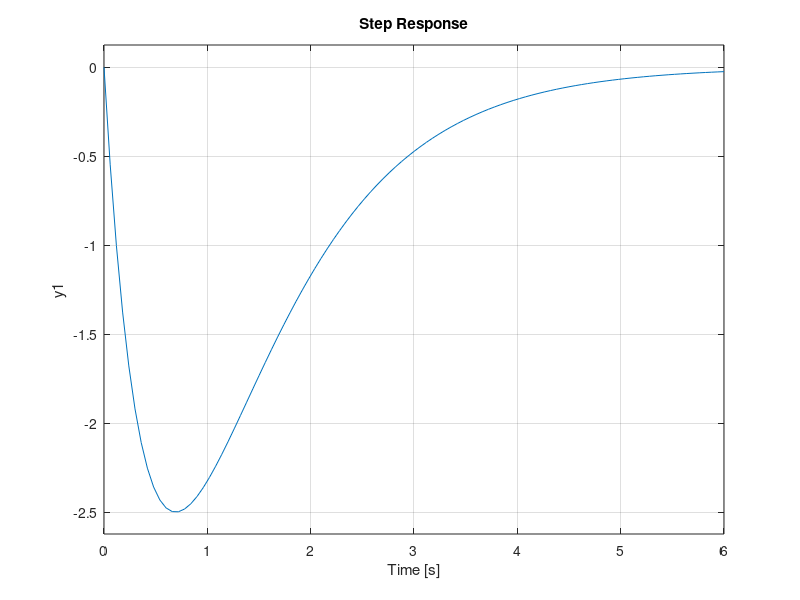

The MATLAB script that drew this image:
%%

% Author: lucas.gomes and guilherme.oliveira
% Email: lucasgomes.1999@alunos.utfpr.edu.br
% Email: guilherme.1999@alunos.utfpr.edu.br
%
% Calculating the inversor equation transfer 
%

%% Implementation the equation

clc; % Cleaning the command window
clear all; % Cleaning the workspace
close all; % Closing all the others windows


R1 = 1*10^3; %resistor in ohms
R2 = 10*10^3; %resistor in ohms
C1 = 0.5*10^-3; %capacitor in faradays
C2 = 0.1*10^-3; %capacitor in faradays

s = tf('s') % changing s in laplace variable

Vout = (R2/(s*C2))/(R2 + 1/(s*C2));
Vin = R1 + 1/(s*C1);
Gs = -Vout/Vin % transfer function (-0.5*s^2)/(5e-05*s^3 + 0.00015*s^2 + 0.0001*s)
ss(Gs) % Matrix
step(Gs) % answer of funtion step



